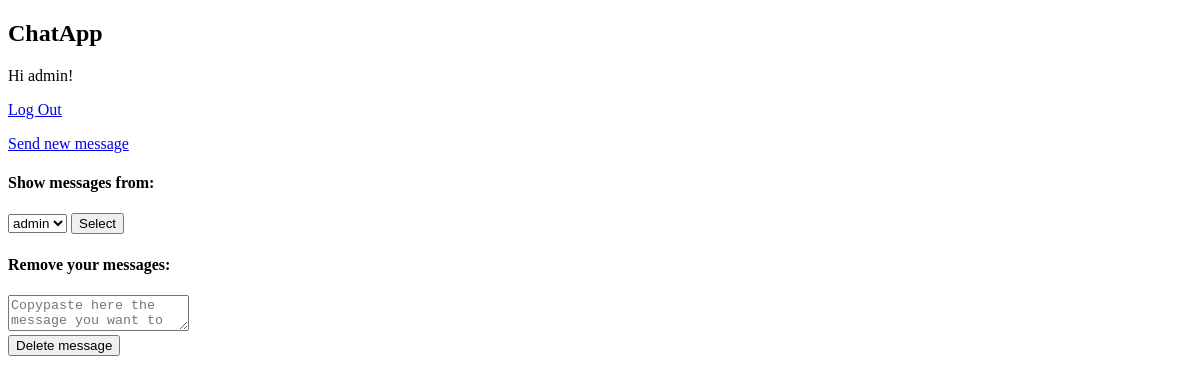
Page / (signed in) on the earlier database version.
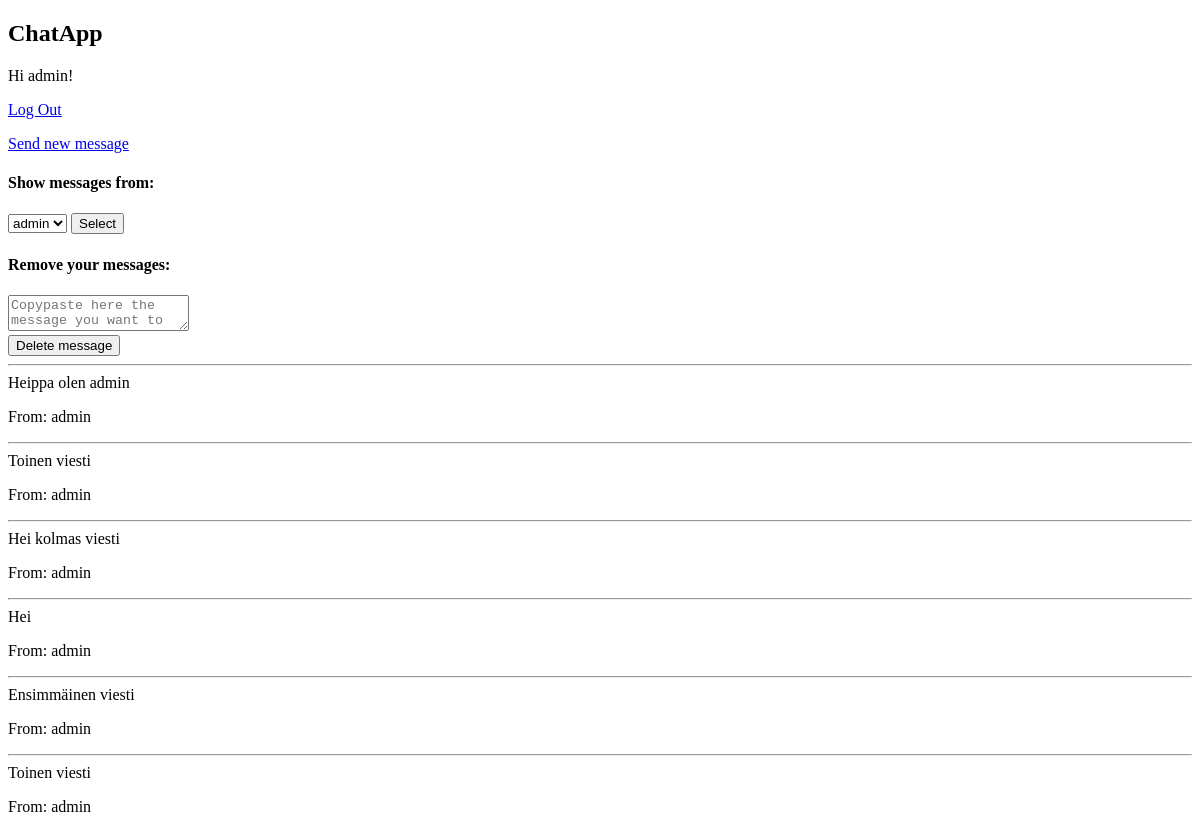
Same page on the later database version.
### chatapp/models.py (models this page shows, shortened)
class Message(models.Model):
    content = models.TextField(max_length=1000)
    user = models.ForeignKey(User, on_delete=models.CASCADE)

### chatapp/views.py (the view)
# urls.py: 2. Add a URL to urlpatterns:  path('', views.home, name='home')
def home(request):
    context = {}
    context["users"] = User.objects.all()
    if 'username' in request.session:
        username = request.session['username']
        user_id = User.objects.raw(f"SELECT id, username FROM auth_user WHERE username='{str(username)}' ORDER BY id")[0].id
        messages = Message.objects.filter(user_id=user_id)
    else:
        messages = Message.objects.all()
    context["messages"] = messages
    return render(request, 'home.html', context)

### chatapp/templates/home.html (shortened to what this page needs)
{% extends 'base.html' %}
{% block content %}
<h2>ChatApp</h2>
{% if user.is_authenticated %}
  Hi {{ user.username }}!
  <p><a href="{% url 'logout' %}">Log Out</a></p>
  <a href="/chatapp">Send new message</a>
  <h4>Show messages from:</h4>
  <form action="/filter" method="POST">
      <select name="username" id="user_select">
          {% for username in users %}
              <option value="{{ username }}">{{ username }}</option>
          {% endfor %}
      </select>
      <input type="submit" value="Select">
  </form>
  <div>
    <h4>Remove your messages:</h4>
    <form action="/delete" method="get">
        <textarea id="message" name="message" type="text" maxlength=300 placeholder="Copypaste here the message you want to delete"></textarea><br>
        <input id="submit" type="submit" value="Delete message"><br>
    </form>
</div>
  {% for message in messages %}
    <hr>
      {{ message.content }}
      <p>
      From: {{ message.user.username }}
      <p>
  {% endfor %}
{% else %}
  <p>You are not logged in</p>
  <a href="{% url 'login' %}">Log In</a>
  <p>Or </p>
  <a href="{% url 'signin' %}">Create new user</a>
{% endif %}
{% endblock %}

Differences in the rows shown:
added Message: content "Heippa olen admin", user.username "admin"
added Message: content "Toinen viesti", user.username "admin"
added Message: content "Hei kolmas viesti", user.username "admin"
added Message: content "Hei", user.username "admin"
added Message: content "Ensimmäinen viesti", user.username "admin"
added Message: content "Toinen viesti", user.username "admin"
